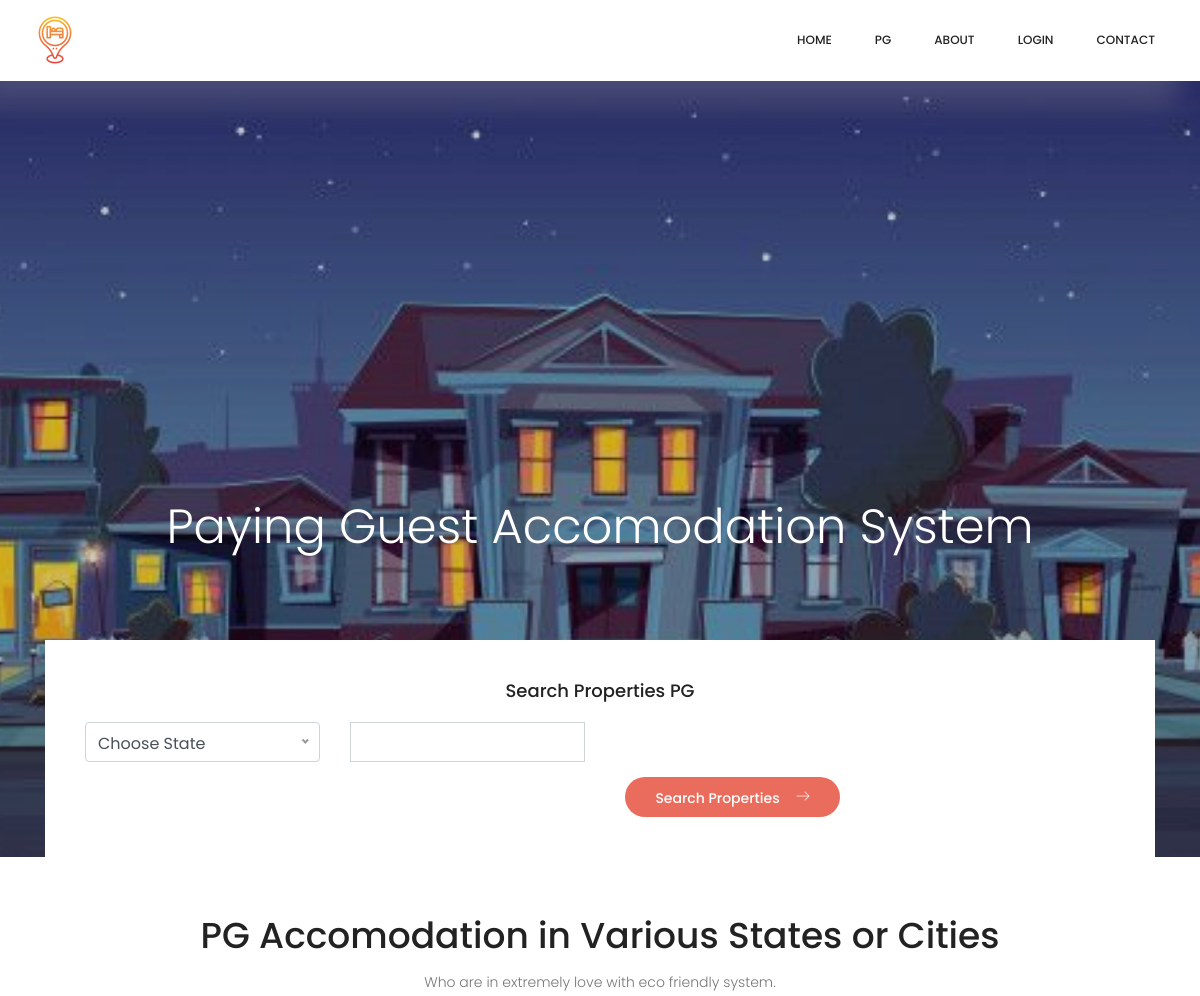
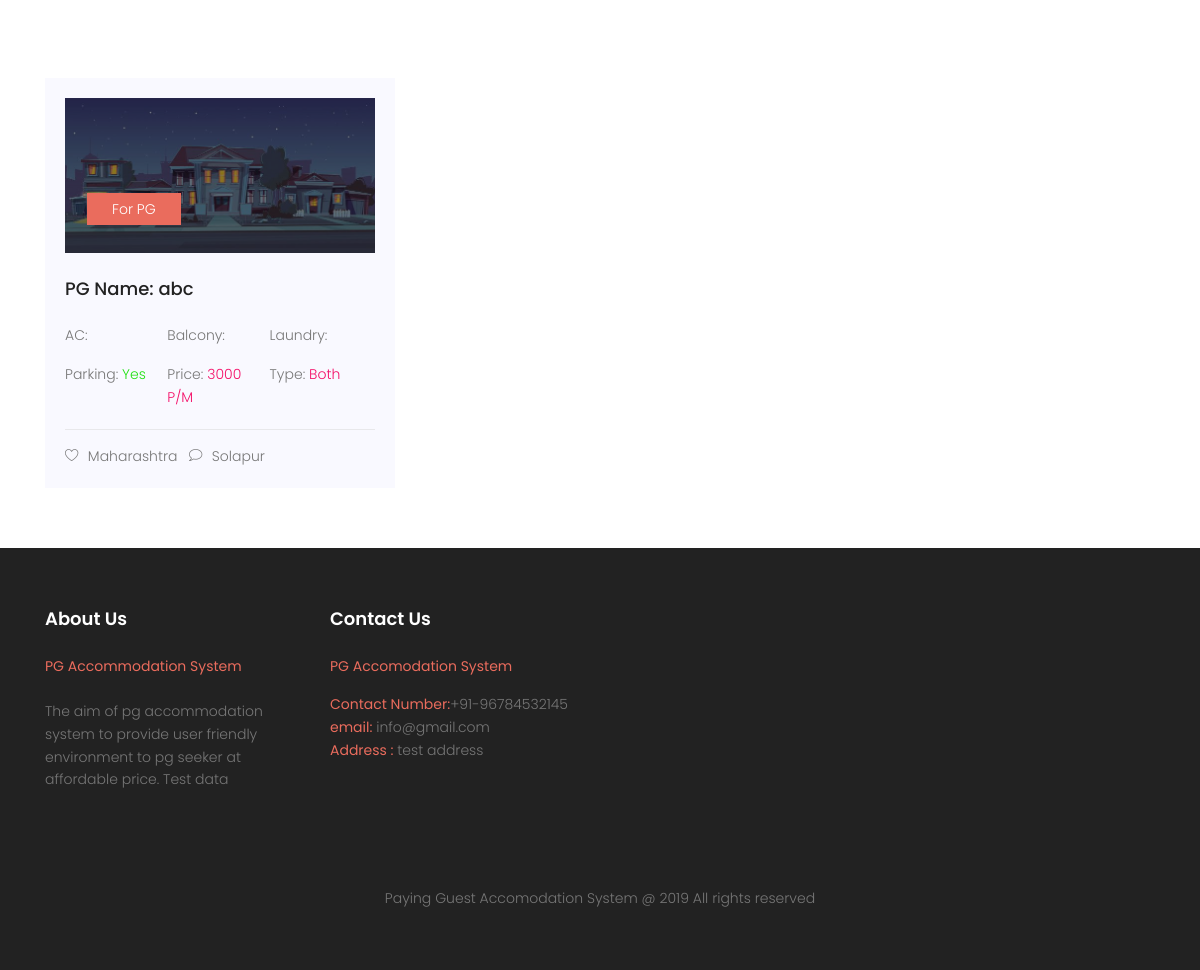
/pgas/index.php, run on the app's committed database (2 pictures, top to bottom).
### tables this page shows
CREATE TABLE `tblpg` (
  `ID` int(10) NOT NULL,
  `OwnerID` int(20) NOT NULL,
  `StateName` varchar(200) DEFAULT NULL,
  `CityName` varchar(200) DEFAULT NULL,
  `PGTitle` varchar(200) DEFAULT NULL,
  `Type` varchar(120) DEFAULT NULL,
  `RPmonth` varchar(120) DEFAULT NULL,
  `norooms` varchar(45) DEFAULT NULL,
  `Address` varchar(120) DEFAULT NULL,
  `Image` varchar(200) DEFAULT NULL,
  `Electricity` varchar(40) DEFAULT NULL,
  `Parking` varchar(40) DEFAULT NULL,
  `Refregerator` varchar(40) DEFAULT NULL,
  `Furnished` varchar(40) DEFAULT NULL,
  `AC` varchar(40) DEFAULT NULL,
  `Balcony` varchar(40) DEFAULT NULL,
  `StudyTable` varchar(40) DEFAULT NULL,
  `Laundry` varchar(40) DEFAULT NULL,
  `Security` varchar(40) DEFAULT NULL,
  `MealsBreakfast` varchar(45) DEFAULT NULL,
  `MealLunch` varchar(45) NOT NULL,
  `MealDinner` varchar(45) NOT NULL,
  `RegDate` timestamp NOT NULL DEFAULT current_timestamp(),
  `IsActive` int(1) DEFAULT NULL,
  `LastUpdationDate` timestamp NULL DEFAULT NULL ON UPDATE current_timestamp()
);

CREATE TABLE `tblpages` (
  `ID` int(11) NOT NULL,
  `PageType` varchar(200) DEFAULT NULL,
  `PageTitle` mediumtext DEFAULT NULL,
  `PageDescription` mediumtext DEFAULT NULL,
  `UpdationDate` timestamp NULL DEFAULT NULL ON UPDATE current_timestamp(),
  `Fulfillment` mediumtext NOT NULL,
  `FutureServices` mediumtext NOT NULL
);

### pgas/index.php (the view, shortened to what this page needs)
<!DOCTYPE html>
<html lang="zxx" class="no-js">
<head>
	<link rel="stylesheet" href="css/linearicons.css">=
	<link rel="stylesheet" href="css/font-awesome.min.css">
	<link rel="stylesheet" href="css/nice-select.css">
	<link rel="stylesheet" href="css/ion.rangeSlider.css" />
	<link rel="stylesheet" href="css/ion.rangeSlider.skinFlat.css" />
	<link rel="stylesheet" href="css/bootstrap.css">
	<link rel="stylesheet" href="css/owl.carousel.css">
	<link rel="stylesheet" href="css/main.css">
</head>
<body>
	<?php include_once('includes/header.php'); ?>
	<section class="home-banner-area relative" id="home">
		<div class="overlay overlay-bg"></div>
		<div class="container">
			<div class="row fullscreen align-items-end justify-content-center">
				<div class="banner-content col-lg-12 col-md-12">
					<h1>Paying Guest Accomodation System</h1>
					<div class="search-field">
						<form class="search-form" method="post" action="search-result.php">
							<div class="row">
								<div class="col-lg-12 d-flex align-items-center justify-content-center toggle-wrap">
									<div class="row">
										<div class="col">
											<h4 class="search-title">Search Properties PG</h4>
										</div>
									</div>
								</div>
								<div class="col-lg-3 col-md-6 col-xs-6">
								</div>
								<div class="col-lg-3 col-md-6 col-xs-6">
									<input type="text" name="pgname" class="app-select form-control" required>
								</div>
								<div class="col-lg-3 col-md-6 col-xs-6">
									<button class="primary-btn">Search Properties<span class="lnr lnr-arrow-right"></span></button>
								</div>
							</div>
						</form>
					</div>
				</div>
			</div>
		</div>
	</section>
	<section class="property-area section-gap relative" id="property">
		<div class="container">
			<div class="row d-flex justify-content-center">
				<div class="col-md-10 header-text">
					<h1>PG Accomodation in Various States or Cities</h1>
					<p>
						Who are in extremely love with eco friendly system.
					</p>
				</div>
			</div>
			<div class="row">
				<?php
				$ret = mysqli_query($con, "select * from tblpg order by rand() limit 6");
				while ($row = mysqli_fetch_array($ret)) {
				?>
					<div class="col-lg-4">
						<div class="single-property">
							<div class="images">
								<img class="img-fluid mx-auto d-block" src="owner/roomimages/<?php echo $row['Image']; ?>" width="400" height="180" alt="">
								<span>For PG</span>
							</div>
							<div class="desc">
								<div class="top d-flex justify-content-between">
									<h4><a href="pg-details.php?pid=<?php echo $row['ID']; ?>">PG Name: <?php echo $row['PGTitle']; ?></a></h4>
								</div>
								<div class="middle">
									<div class="d-flex justify-content-start">
										<p>AC: <span class="gr"><?php echo $row['AC']; ?></span></p>
										<p>Balcony: <span class="rd"><?php echo $row['Balcony']; ?></span></p>
										<p>Laundry: <span class="rd"><?php echo $row['Furnished']; ?></span></p>
									</div>
									<div class="d-flex justify-content-start">
										<p>Parking: <span class="gr"><?php echo $row['Parking']; ?></span></p>
										<p>Price: <span class="rd"><?php echo $row['RPmonth']; ?> P/M</span></p>
										<p>Type: <span class="rd"><?php echo $row['Type']; ?></span></p>
									</div>
								</div>
								<div class="bottom d-flex justify-content-start">
									<p><span class="lnr lnr-heart"></span> <?php echo $row['StateName']; ?></p>
									<p><span class="lnr lnr-bubble"></span> <?php echo $row['CityName']; ?></p>
								</div>
							</div>
						</div>
					</div>
				<?php } ?>
			</div>
	</section>
	<?php include_once('includes/footer.php'); ?>
</body>
</html>

### pgas/includes/footer.php (shortened to what this page needs)
<?php
include('includes/dbconnection.php');
?>
<footer class="footer-area section-gap">
		<div class="container">
			<div class="row">
				<div class="col-lg-3 col-md-6 col-sm-6">
					<div class="single-footer-widget">
						<?php
$ret=mysqli_query($con,"select * from tblpages where PageType='aboutus'");
while ($row=mysqli_fetch_array($ret)) {
?>
						<h6><?php  echo $row['PageTitle'];?></h6>
						<p>
							<?php  echo $row['PageDescription'];?>
						</p>
					</div>
					<?php } ?>
				</div>
				<div class="col-lg-4 col-md-6 col-sm-6" style="">
					<div class="single-footer-widget">
						<?php
$ret=mysqli_query($con,"select * from tblpages where PageType='contactus'");
while ($row=mysqli_fetch_array($ret)) {
?>
						<h6><?php  echo $row['PageTitle'];?></h6>
						<p><?php  echo $row['PageDescription'];?></p>
						<?php } ?>
					</div>
				</div>
			</div>
			<div class="footer-bottom d-flex justify-content-center align-items-center flex-wrap">
				<p class="footer-text m-0">
Paying Guest Accomodation System @ 2019 All rights reserved </p>
			</div>
		</div>
	</footer>

### pgas/css/main.css (style rules this page uses)
body { color: #777777; font-family: "Poppins", sans-serif; font-size: 14px; font-weight: 300; line-height: 1.625em; position: relative; }
a { -webkit-transition: all 0.3s ease 0s; -moz-transition: all 0.3s ease 0s; -o-transition: all 0.3s ease 0s; transition: all 0.3s ease 0s; }
a, a:focus, a:hover { text-decoration: none; outline: 0; }
.header-text { text-align: center; margin-bottom: 80px; }
.header-text h1 { margin-bottom: 16px; line-height: 38px !important; }
.header-text p { max-width: 584px; margin: 0 auto; }
h1, h2, h3, h4, h5, h6 { font-family: "Poppins", sans-serif; color: #222222; line-height: 1.2em !important; margin-bottom: 0; margin-top: 0; font-weight: 500; }
h1, .h1 { font-size: 36px; }
h4, .h4 { font-size: 18px; }
h6, .h6 { font-size: 14px; color: #222222; }
.flex-wrap { -webkit-flex-wrap: wrap; -moz-flex-wrap: wrap; -ms-flex-wrap: wrap; flex-wrap: wrap; }
.relative { position: relative; }
.overlay { position: absolute; left: 0; right: 0; top: 0; bottom: 0; }
b, i, sup, sub, u, del { color: #ea6c5d; }
h1 { font-size: 36px; }
h4 { font-size: 18px; }
h6 { font-size: 14px; }
h1, h2, h3, h4, h5, h6 { line-height: 1.5em; }
.section-gap { padding: 60px 0px; }
.primary-btn { height: 40px; line-height: 40px; padding-left: 30px; padding-right: 60px; border-radius: 25px; background: #ea6c5d; border: none; color: #fff; display: inline-block; font-weight: 500; position: relative; -webkit-transition: all 0.3s ease 0s; -moz-transition: all 0.3s ease 0s; -o-transition: all 0.3s ease 0s; transition: all 0.3s ease 0s; cursor: pointer; }
.primary-btn span { color: #fff; position: absolute; top: 50%; transform: translateY(-60%); right: 30px; -webkit-transition: all 0.3s ease 0s; -moz-transition: all 0.3s ease 0s; -o-transition: all 0.3s ease 0s; transition: all 0.3s ease 0s; }
.primary-btn:after { position: absolute; content: ""; background: #ea6c5d; width: 100%; height: 100%; top: 0; left: 0; border-radius: 20px; opacity: 0; -webkit-transition: all 0.3s ease 0s; -moz-transition: all 0.3s ease 0s; -o-transition: all 0.3s ease 0s; transition: all 0.3s ease 0s; z-index: 1; }
.home-banner-area { background: url(../img/banner.jpg) no-repeat center center/cover; }
.home-banner-area .overlay { background: rgba(0, 0, 0, 0.18); }
.banner-content { text-align: center; }
.banner-content h1 { color: #fff; font-size: 48px; font-weight: 300; margin-bottom: 85px; }
.search-field { background-color: #fff; padding: 40px; }
.search-field .app-select { border-radius: 0; font-size: 13px; font-weight: 300; color: #777777; }
.search-field .form-control { height: 40px; padding: .6rem .75rem; }
.search-field .primary-btn { margin-top: 55px; }
.toggle-wrap { margin-bottom: 20px; }
.search-title { min-width: 200px; }
.single-property { background-color: #f9f9ff; padding: 20px; -webkit-transition: all 0.3s ease 0s; -moz-transition: all 0.3s ease 0s; -o-transition: all 0.3s ease 0s; transition: all 0.3s ease 0s; }
.images { background: rgba(0, 0, 0, 0.9); overflow: hidden; }
.images img { -webkit-transition: all 0.3s ease 0s; -moz-transition: all 0.3s ease 0s; -o-transition: all 0.3s ease 0s; transition: all 0.3s ease 0s; width: 100%; opacity: .5; }
.images span { background: #ea6c5d; color: #fff; padding: 5px 25px; margin-top: -60px; position: absolute; margin-left: 22px; }
.desc .top { padding: 25px 0; }
.desc .top a { color: #222; }
.desc .middle { padding-bottom: 5px; }
.desc .middle p { width: 33%; }
.desc .middle .gr { color: #1fe111; }
.desc .middle .rd { color: #f40f68; }
.desc .bottom { border-top: 1px solid rgba(204, 204, 204, 0.39); padding-top: 15px; }
.desc .bottom p { width: 40%; margin-bottom: 0px; }
.desc .bottom p span { margin-right: 5px; }
.footer-area { background-color: #222222; }
h6 { color: #fff; margin-bottom: 25px; font-size: 18px; font-weight: 600; }
.footer-text { padding-top: 80px; }

### data on the page
tblpg: Image (picture), PGTitle "abc", Parking "Yes", RPmonth "3000", Type "Both", StateName "Maharashtra", CityName "Solapur"
tblpages: PageTitle "About Us", PageDescription "PG Accommodation System The aim of pg accommodation system to provide user friendly environment to pg seeker at affordable price. Test data"
tblpages: PageTitle "Contact Us", PageDescription "PG Accomodation System Contact Number: +91-96784532145 email: info@gmail.com Address : test address"
